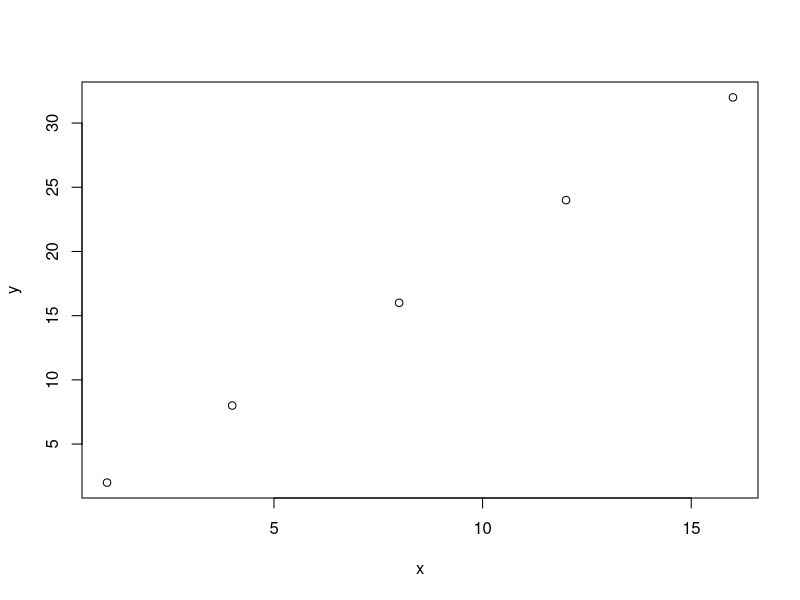

Write R code to recreate this figure.
# This is an example to practice using version control (Github) by creating a data set and analyzing it.

# Order of events:

# I. Create data set
# II. Produce plot of data set
# III. Commit changes 
# IV. Push to Github


# I. Create data set

x <- c(1,4,8,12,16)
y <- c(2,8,16,24,32)


# II. Produce a plot of the data set

plot(x,y)


# III. Commit changes to Github

# Press the Version Control button (green, red, and gray) from the toolbar
# Press commit
# Select the box(es) of the files you'd like to stage
# Write a comment about your edits


# IV. Pull most recent document from Github

# After you pull the most recent changes, push yours

